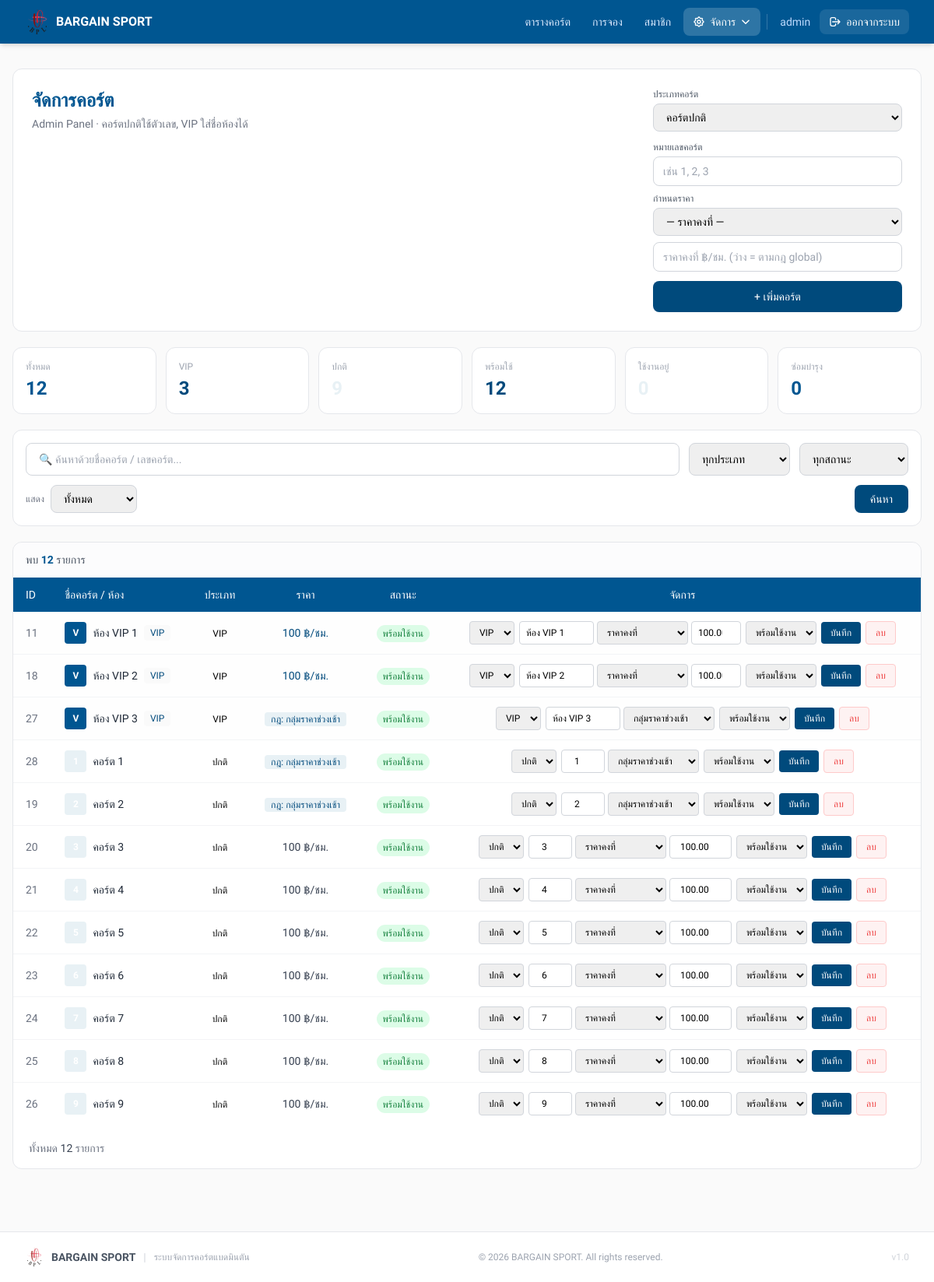
Before: /admin/courts.php (signed in) with the older database file.
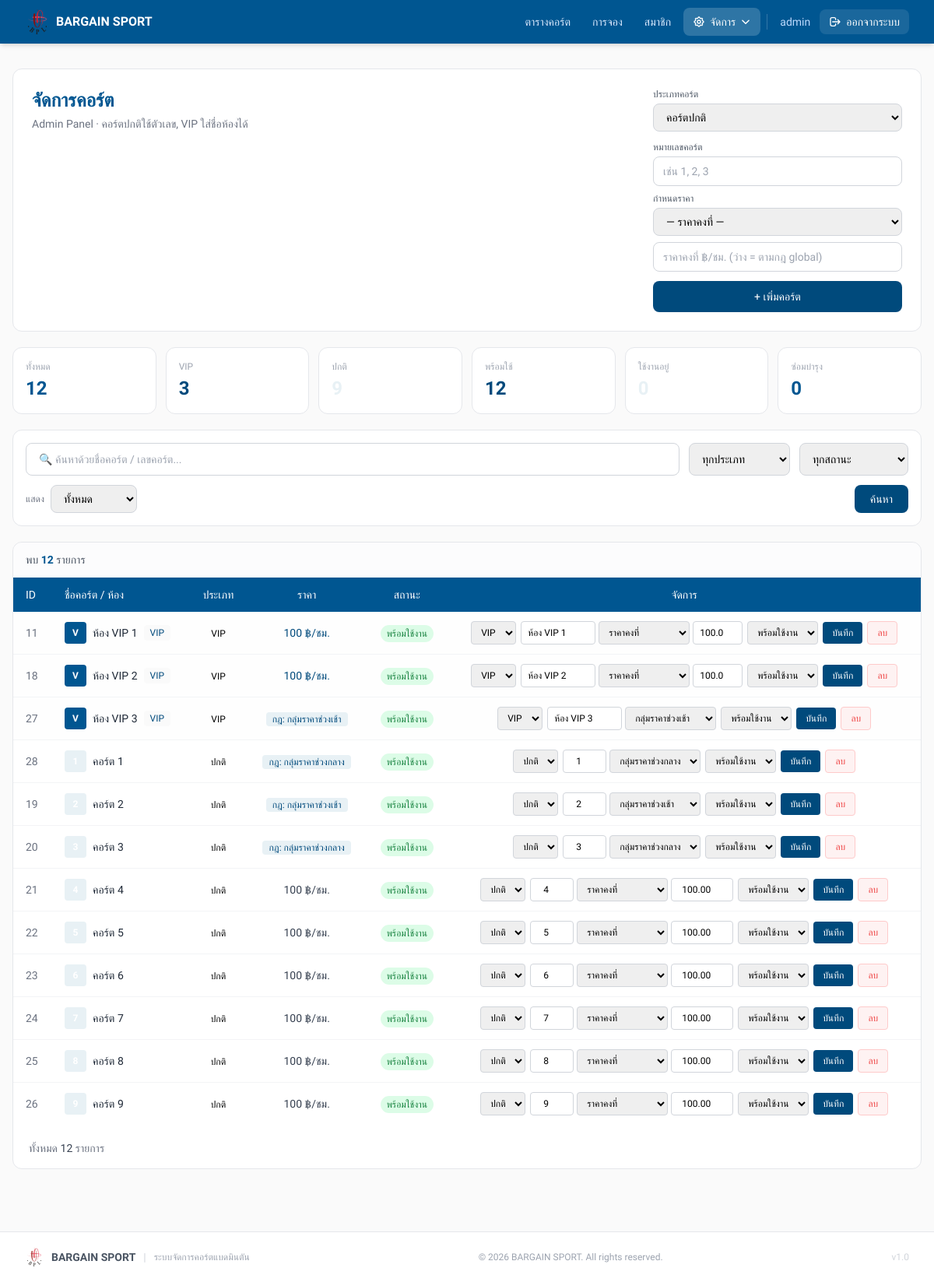
After: the same page with the newer database file.
### tables this page shows
CREATE TABLE `courts` (
  `id` int NOT NULL AUTO_INCREMENT,
  `court_no` int NOT NULL,
  `vip_room_name` varchar(100) DEFAULT NULL COMMENT 'ชื่อห้อง VIP',
  `status` enum('Available','Booked','In Use','Maintenance') DEFAULT 'Available',
  `is_vip` tinyint(1) NOT NULL DEFAULT '0',
  `court_type` enum('normal','vip') DEFAULT 'normal' COMMENT 'ประเภทคอร์ต: normal=ปกติ, vip=VIP',
  `vip_price` decimal(10,2) DEFAULT NULL COMMENT 'ราคาพิเศษสำหรับคอร์ต VIP (บาท/ชั่วโมง)',
  `normal_price` decimal(10,2) DEFAULT NULL COMMENT 'ราคาคงที่สำหรับคอร์ตปกติ (optional)',
  `pricing_group_id` int DEFAULT NULL,
  PRIMARY KEY (`id`),
  KEY `idx_court_type` (`court_type`),
  KEY `fk_court_pg` (`pricing_group_id`),
  CONSTRAINT `fk_court_pg` FOREIGN KEY (`pricing_group_id`) REFERENCES `pricing_groups` (`id`) ON DELETE SET NULL
);

CREATE TABLE `pricing_groups` (
  `id` int NOT NULL AUTO_INCREMENT,
  `name` varchar(100) NOT NULL,
  `created_at` timestamp NULL DEFAULT CURRENT_TIMESTAMP,
  PRIMARY KEY (`id`)
);

### admin/courts.php (the view, shortened to what the rows shown need)
<?php
require_once __DIR__.'/../config/db.php';
$pricingGroups = $pdo->query("SELECT id, name FROM pricing_groups ORDER BY name ASC")->fetchAll();
$cWhere  = ['1=1'];
$cParams = [];
$cWhereClause = implode(' AND ', $cWhere);
$cQuery = "SELECT * FROM courts WHERE $cWhereClause ORDER BY court_type DESC, vip_room_name ASC, court_no ASC";
$cStmt = $pdo->prepare($cQuery);
$cStmt->execute($cParams);
$courts = $cStmt->fetchAll();
$statusThai = ['Available'=>'พร้อมใช้งาน','Booked'=>'ถูกจอง','In Use'=>'กำลังใช้งาน','Maintenance'=>'ซ่อมบำรุง'];
?>
<!doctype html>
<html lang="th">
<head>
  <script src="https://cdn.tailwindcss.com"></script>
</head>
<body style="background:#FAFAFA;" class="min-h-screen">
<div class="max-w-7xl mx-auto px-4 py-8">
  <div class="bg-white rounded-xl border border-gray-200 p-6 mb-5">
    <div class="flex flex-col lg:flex-row gap-6 justify-between">
      <div>
        <h1 style="color:#005691;" class="text-2xl font-bold mb-1">จัดการคอร์ต</h1>
      </div>
    </div>
  </div>
  <div class="bg-white rounded-xl border border-gray-200 overflow-hidden">
    <?php if(count($courts) > 0): ?>
    <div class="overflow-x-auto">
      <table class="w-full text-sm">
        <thead>
          <tr style="background:#005691;" class="text-white text-left">
            <th class="px-4 py-3 font-medium">ID</th>
            <th class="px-4 py-3 font-medium">ชื่อคอร์ต / ห้อง</th>
            <th class="px-4 py-3 font-medium text-center">ประเภท</th>
            <th class="px-4 py-3 font-medium text-center">ราคา</th>
            <th class="px-4 py-3 font-medium text-center">สถานะ</th>
            <th class="px-4 py-3 font-medium text-center">จัดการ</th>
          </tr>
        </thead>
        <tbody class="divide-y divide-gray-100">
          <?php foreach($courts as $c):
            $isVip = ($c['court_type'] === 'vip' || $c['is_vip'] == 1);
            $displayName = $isVip ? ($c['vip_room_name'] ?? 'ห้อง VIP') : 'คอร์ต ' . $c['court_no'];
            $statusBadge = [
              'Available' => 'bg-green-100 text-green-700',
              'Booked' => 'bg-yellow-100 text-yellow-700',
              'In Use' => 'bg-blue-100 text-blue-700',
              'Maintenance' => 'bg-orange-100 text-orange-700',
            ][$c['status']] ?? 'bg-gray-100 text-gray-600';
          ?>
          <tr class="hover:bg-gray-50 transition-colors <?= $isVip ? 'bg-[#FAFAFA]/30' : '' ?>">
            <td class="px-4 py-3 text-gray-500"><?= $c['id'] ?></td>
            <td class="px-4 py-3">
              <div class="flex items-center gap-2">
                <?php if($isVip): ?>
                <span style="background:#005691;" class="w-7 h-7 rounded flex items-center justify-center text-xs text-white font-bold">V</span>
                <?php else: ?>
                <span style="background:#E8F1F5;" class="w-7 h-7 rounded flex items-center justify-center text-xs text-white font-bold"><?= $c['court_no'] ?></span>
                <?php endif; ?>
                <span class="font-medium text-gray-800"><?= htmlspecialchars($displayName) ?></span>
                <?php if($isVip): ?>
                <span class="text-xs px-2 py-0.5 rounded" style="background:#FAFAFA; color:#004A7C;">VIP</span>
                <?php endif; ?>
              </div>
            </td>
            <td class="px-4 py-3 text-center">
              <span class="text-xs"><?= $isVip ? 'VIP' : 'ปกติ' ?></span>
            </td>
            <td class="px-4 py-3 text-center">
              <?php
                $pgName = null;
                if ($c['pricing_group_id']) {
                    foreach ($pricingGroups as $pg) {
                        if ($pg['id'] == $c['pricing_group_id']) { $pgName = $pg['name']; break; }
                    }
                }
              ?>
              <?php if($pgName): ?>
              <span class="text-xs px-2 py-0.5 rounded" style="background:#E8F1F5;color:#004A7C;">กฎ: <?= htmlspecialchars($pgName) ?></span>
              <?php elseif($isVip && $c['vip_price']): ?>
              <span style="color:#004A7C;" class="font-medium"><?= number_format($c['vip_price'], 0) ?> ฿/ชม.</span>
              <?php elseif(!$isVip && $c['normal_price']): ?>
              <span class="font-medium text-gray-700"><?= number_format($c['normal_price'], 0) ?> ฿/ชม.</span>
              <?php else: ?>
              <span class="text-gray-400 text-xs">ตามกฎ global</span>
              <?php endif; ?>
            </td>
            <td class="px-4 py-3 text-center">
              <span class="text-xs px-2 py-1 rounded-full <?= $statusBadge ?>">
                <?= $statusThai[$c['status']] ?? $c['status'] ?>
              </span>
            </td>
            <td class="px-4 py-3">
              <form method="post" class="flex items-center gap-1.5 justify-center flex-wrap">
                <select name="court_type" onchange="toggleCourtType(this)"
                        class="px-2 py-1.5 border border-gray-300 rounded text-xs outline-none">
                  <option value="normal" <?= !$isVip ? 'selected' : '' ?>>ปกติ</option>
                  <option value="vip" <?= $isVip ? 'selected' : '' ?>>VIP</option>
                </select>
                <div class="normal-fields <?= $isVip ? 'hidden' : '' ?> flex gap-1 flex-wrap">
                  <input type="number" name="court_no" value="<?= $c['court_no'] ?>"
                         class="w-14 px-2 py-1.5 border border-gray-300 rounded text-center text-xs outline-none">
                  <select name="pricing_group_id" onchange="toggleRowPriceField(this)"
                          class="px-2 py-1.5 border border-gray-300 rounded text-xs outline-none">
                    <option value="">ราคาคงที่</option>
                    <?php foreach ($pricingGroups as $pg): ?>
                    <option value="<?= $pg['id'] ?>" <?= $c['pricing_group_id'] == $pg['id'] ? 'selected' : '' ?>>
                      <?= htmlspecialchars($pg['name']) ?>
                    </option>
                    <?php endforeach; ?>
                  </select>
                  <input type="number" step="0.01" name="normal_price"
                         value="<?= $c['normal_price'] ?? '' ?>" placeholder="฿/ชม."
                         <?= $c['pricing_group_id'] ? 'style="display:none"' : '' ?>
                         class="row-fixed-price w-20 px-2 py-1.5 border border-gray-300 rounded text-center text-xs outline-none">
                </div>
                <div class="vip-fields <?= $isVip ? '' : 'hidden' ?> flex gap-1 flex-wrap">
                  <input type="text" name="vip_room_name" value="<?= htmlspecialchars($c['vip_room_name'] ?? '') ?>" placeholder="ชื่อห้อง"
                         class="w-24 px-2 py-1.5 border border-gray-300 rounded text-xs outline-none">
                  <select name="pricing_group_id" onchange="toggleRowPriceField(this)"
                          class="px-2 py-1.5 border border-gray-300 rounded text-xs outline-none">
                    <option value="">ราคาคงที่</option>
                    <?php foreach ($pricingGroups as $pg): ?>
                    <option value="<?= $pg['id'] ?>" <?= $c['pricing_group_id'] == $pg['id'] ? 'selected' : '' ?>>
                      <?= htmlspecialchars($pg['name']) ?>
                    </option>
                    <?php endforeach; ?>
                  </select>
                  <input type="number" step="0.01" name="vip_price"
                         value="<?= $c['vip_price'] ?? '' ?>" placeholder="฿/ชม."
                         <?= $c['pricing_group_id'] ? 'style="display:none"' : '' ?>
                         class="row-fixed-price w-16 px-2 py-1.5 border border-gray-300 rounded text-center text-xs outline-none">
                </div>
                <select name="status" class="px-2 py-1.5 border border-gray-300 rounded text-xs outline-none">
                  <?php foreach(['Available','Booked','In Use','Maintenance'] as $s): ?>
                  <option value="<?= $s ?>" <?= $c['status'] === $s ? 'selected' : '' ?>><?= $statusThai[$s] ?></option>
                  <?php endforeach; ?>
                </select>
                <button type="submit" name="update"
                        style="background:#004A7C;"
                        class="px-3 py-1.5 text-white text-xs rounded hover:opacity-90 transition-opacity">
                  บันทึก
                </button>
                <a href="?delete=<?= $c['id'] ?>"
                   onclick="return confirm('ยืนยันลบ <?= htmlspecialchars($displayName) ?>?')"
                   class="px-3 py-1.5 bg-red-50 text-red-500 border border-red-200 text-xs rounded hover:bg-red-100 transition-colors">
                  ลบ
                </a>
              </form>
            </td>
          </tr>
          <?php endforeach; ?>
        </tbody>
      </table>
    </div>
    <?php endif; ?>
  </div>
</div>
</body>
</html>

Changed rows visible on the page:
changed courts "คอร์ต 1": pricing_group.name "กลุ่มราคาช่วงเช้า" → "กลุ่มราคาช่วงกลาง"; pricing_group_id "กลุ่มราคาช่วงเช้า" → "กลุ่มราคาช่วงกลาง"
changed courts "คอร์ต 3": pricing_group.name (not shown) → "กลุ่มราคาช่วงกลาง"; pricing_group_id "ราคาคงที่" → "กลุ่มราคาช่วงกลาง"; normal_price "100" → (not shown); normal_price "100.00" → (not shown)
